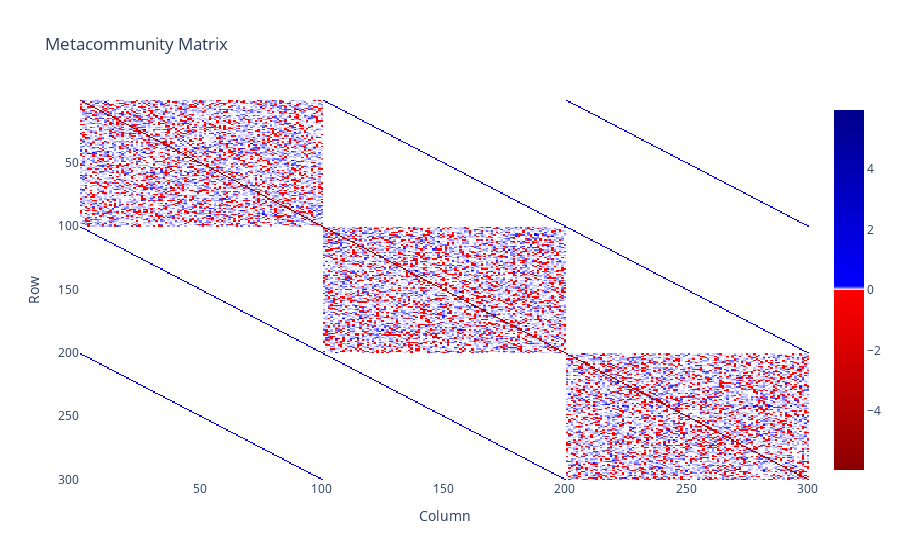

The notebook cell saved with this chart:
### Code cell
#Example of usage
#parameters
L=3
S=100
C=0.7
sigma= 0.02
Pc=0
Pm=0.5
Pe=0.5
s= 1

m=3
r=np.ones(S*L)

matrix_para = {'S':S, 'C':C, 'sigma':sigma, 'Pm':Pm, 'Pc':Pc, 'Pe':Pe,'s':s}

A=meta_A(L,S,matrix_para)
m_ij=get_mij(L,S,m)

Nhatstar=find_feasible_equilibrium(A,r,m,m_ij)
Nhatstar = replace_negative_values_with_ones(Nhatstar)
#Nstar = simulate_glv_system(glv_system, Nhatstar, r, A, m, m_ij, tmax=10)
Nstar=steady_fsol(glv_system1, Nhatstar, r, A, m, m_ij)

J=Compute_J(A,Nstar,m_ij)
plot_matrix(J,title="Metacommunity Matrix", use_meta=True)

### Figure 1 — Plotly figure (JSON) as saved in the notebook; plotly's stock layout.template omitted (floating-point values rounded to 4 significant figures; data arrays with more than 128 entries replaced by an {"elided": "..."} marker saying what was removed)
{"data": [{"colorscale": [[0, "darkred"], [0.4999, "red"], [0.5, "white"], [0.5111, "blue"], [1, "darkblue"]], "type": "heatmap", "x": {"elided": "300 int values"}, "y": {"elided": "300 int values"}, "z": {"elided": "300x300 float values"}, "zmid": 0}], "layout": {"title": {"text": "Metacommunity Matrix"}, "xaxis": {"title": {"text": "Column"}}, "yaxis": {"autorange": "reversed", "title": {"text": "Row"}}}}
